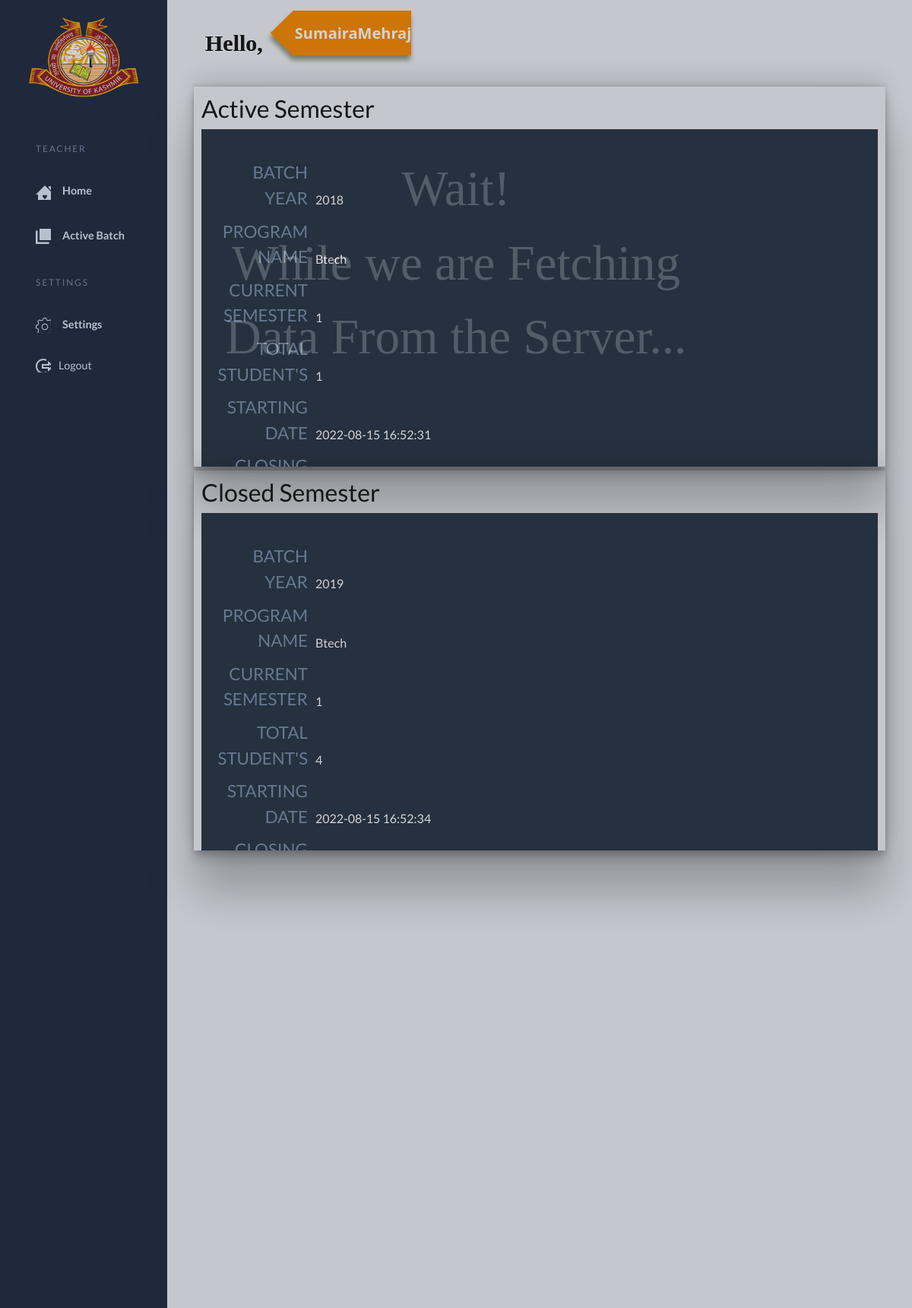
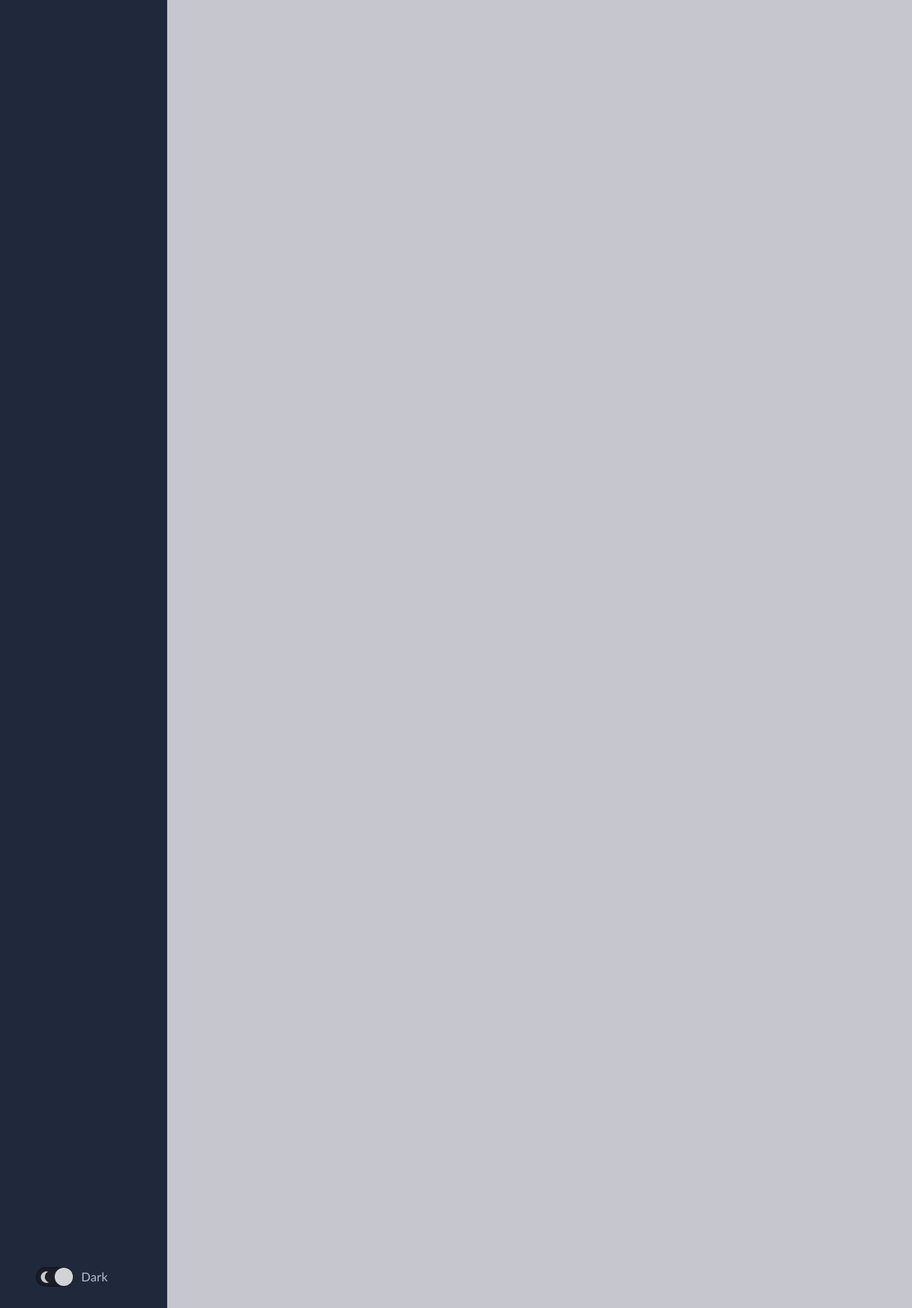
Page /teacher/dashboard.php (signed in) on the committed database (2 pictures, top to bottom).
### tables this page shows
CREATE TABLE `teacher` (
  `teacherid` int(11) NOT NULL,
  `teacherusername` varchar(100) NOT NULL,
  `teacherempid` varchar(100) NOT NULL,
  `teacherphonenumber` varchar(100) NOT NULL,
  `teacherposition` int(100) NOT NULL,
  `teacherpassword` varchar(100) NOT NULL,
  `creationtime` timestamp NOT NULL DEFAULT current_timestamp(),
  `coordinatorid` int(100) NOT NULL,
  `teacherstatus` varchar(100) NOT NULL DEFAULT 'active'
);

CREATE TABLE `batch` (
  `batchid` int(11) NOT NULL,
  `batchyear` int(10) NOT NULL,
  `currentsemester` int(10) NOT NULL DEFAULT 0,
  `creationdate` timestamp NOT NULL DEFAULT current_timestamp() ON UPDATE current_timestamp(),
  `branchid` int(100) NOT NULL,
  `batchstatus` varchar(100) NOT NULL DEFAULT '0'
);

CREATE TABLE `branch` (
  `branchid` int(100) NOT NULL,
  `branchname` varchar(100) NOT NULL,
  `totalsemester` varchar(100) NOT NULL,
  `creationdate` timestamp(6) NOT NULL DEFAULT current_timestamp(6),
  `coordinatorid` bigint(100) NOT NULL
);

CREATE TABLE `semester` (
  `semesterid` int(11) NOT NULL,
  `semesterno` int(100) NOT NULL,
  `batchid` int(11) NOT NULL,
  `opendate` timestamp NOT NULL DEFAULT current_timestamp(),
  `closedate` timestamp NULL DEFAULT NULL,
  `semesterstatus` varchar(100) NOT NULL
);

### teacher/loaddata/loadactivesemester.php (the view, shortened to what this page needs)
<div class="maintable">
    <h2>Active Semester</h2>
    <main>
        <table>
            <tfoot>
                <tr>
                    <th colspan="3"></th>
                </tr>
            </tfoot>
            <tbody>
                <?php
                $sqlnew = $conn->prepare("SELECT * FROM  teacher INNER join coordinator on teacher.coordinatorid = coordinator.coordinatiorid INNER join branch on branch.coordinatorid = coordinator.coordinatiorid INNER join batch on batch.branchid = branch.branchid INNER join semester on batch.batchid = semester.batchid WHERE teacher.teacherid = ?");
                $sqlnew->bindParam(1, $teacherid);
                $sqlnew->execute();
                $resultall = $sqlnew->fetchAll(PDO::FETCH_ASSOC);
                foreach ($resultall as $row) {
                    if ($row["semesterstatus"] == 1) {
                        $batchidcount =  $row['batchid'];
                        $sqlpre = $conn->prepare("SELECT * FROM `student` WHERE `batchid` = ?");
                        $sqlpre->bindParam(1, $batchidcount);
                        $sqlpre->execute();
                        $totalstudent = $sqlpre->rowCount();
                ?>
                <tr>
                    <td data-title="Batch Year"><?php echo $row['batchyear']; ?>
                    </td>
                    <td data-title="Program Name"><?php echo $row['branchname']; ?></td>
                    <td data-title="Current Semester"><?php echo $row['currentsemester']; ?></td>
                    <td data-title="Total Student's"><?php echo $totalstudent; ?> </td>
                    <td data-title="Starting Date"><?php echo $row['opendate']; ?></td>
                    <td data-title="Closing Date"><?php echo $row['closedate']; ?></td>
                </tr>
                <?php
                    }
                }
                ?>
            </tbody>
        </table>
    </main>
</div>
<div class="maintable">
    <h2>Closed Semester</h2>
    <main>
        <table>
            <tfoot>
                <tr>
                    <th colspan="3"></th>
                </tr>
            </tfoot>
            <tbody>
                <?php
                foreach ($resultall as $row) {
                    if ($row["semesterstatus"] == 0) {
                        $batchidcount =  $row['batchid'];
                        $sqlpre = $conn->prepare("SELECT * FROM `student` WHERE `batchid` = ?");
                        $sqlpre->bindParam(1, $batchidcount);
                        $sqlpre->execute();
                        $totalstudent = $sqlpre->rowCount();
                ?>
                <tr>
                    <td data-title="Batch Year"><?php echo $row['batchyear']; ?>
                    </td>
                    <td data-title="Program Name"><?php echo $row['branchname']; ?></td>
                    <td data-title="Current Semester"><?php echo $row['semesterno']; ?></td>
                    <td data-title="Total Student's"><?php echo $totalstudent; ?></td>
                    <td data-title="Starting Date"><?php echo $row['opendate']; ?></td>
                    <td data-title="Closing Date"><?php echo $row['closedate']; ?></td>
                </tr>
                <?php
                    }
                }
                ?>
            </tbody>
        </table>
    </main>
</div>

### teacher/dashboard.php (shortened to what this page needs)
<?php
$teacherid = $_SESSION['teacheruserid'];
require_once("../coordinator/dbcon.php");
?>
<!DOCTYPE html>
<html lang="en">
<head>
    <link href="https://cdn.jsdelivr.net/npm/bootstrap@5.2.0-beta1/dist/css/bootstrap.min.css" rel="stylesheet" />
    <link rel="stylesheet" href="../coordinator/table.css" />
    <link rel="stylesheet" href="../coordinator/dash.css" />
    <link rel="stylesheet" href="../coordinator/mainboard.css" />
</head>
<body>
    <div id="cover"> <span class="glyphicon glyphicon-refresh w3-spin preloader-Icon"></span> Wait!<br>While we are
        Fetching<br>
        Data From the Server...</div>
    <header class="page-header">
        <nav>
            <img src="../image/logo.png" width="50" height="50" alt />
            <ul class="admin-menu">
                <li class="menu-heading">
                    <h3>Teacher</h3>
                </li>
                <li>
                    <a href="#0">
                        <svg>
                            <use xlink:href="#home"></use>
                        </svg>
                        <span class="maindashbutton"> Home</span>
                    </a>
                </li>
                <li>
                    <a href="#0">
                        <svg>
                            <use xlink:href="#pages"></use>
                        </svg>
                        <span id="addbatch" class="menu_button">Active Batch</span>
                    </a>
                </li>
                <li class="menu-heading">
                    <h3>Settings</h3>
                </li>
                <li>
                    <a href="#0">
                        <svg>
                            <use xlink:href="#setting"></use>
                        </svg>
                        <span id="addsetting" class="menu_button">Settings</span>
                    </a>
                </li>
                <li>
                    <a href="logout.php">
                        <svg>
                            <use xlink:href="#logout"></use>
                        </svg>
                        <span id="addsetting">Logout</span>
                    </a>
                </li>
                <li>
                    <div class="switch">
                        <label for="mode">
                            <span></span>
                            <span>Dark</span>
                        </label>
                    </div>
                </li>
            </ul>
        </nav>
    </header>
    <section class="page-content">
        <section class="search-and-user">
            <div class="admin-profile">
                <span class="greeting">Hello,
                </span>
                <span class="tag-wrap">
                    <span class="tag">
                        <?php echo $_SESSION['teacherusername']; ?>
                    </span>
                </span>
            </div>
        </section>
        <section id="maindashboardsection">
            <?php require_once("../teacher/loaddata/loadactivesemester.php"); ?>
        </section>
</body>
</html>

### coordinator/table.css (style rules this page uses)
main { background-color: #2C3845; }
table { display: block; }
tr, td, tbody, tfoot { display: block; }
tr { padding-bottom: 10px; }
td { padding: 10px 10px 0; text-align: center; }
td:before { content: attr(data-title); color: #7a91aa; text-transform: uppercase; font-size: 1.4rem; padding-right: 10px; display: block; }
table { width: 100%; }
th { text-align: left; font-weight: 700; }
tbody td { color: white; }
tfoot th { display: block; padding: 10px; text-align: center; color: #b8c4d2; }
@media (min-width: 900px) { td { text-align: left; } }
@media (min-width: 900px) { td:before { display: inline-block; text-align: right; width: 140px; } }

### coordinator/mainboard.css (style rules this page uses)
.maindashbutton { padding: 5px; margin-bottom: 3px; font-weight: bolder; }
.menu_button { padding: 5px; margin-bottom: 3px; font-weight: bolder; }
#cover { position: fixed; height: 100%; width: 100%; top: 0; left: 0; background: #141526; z-index: 9999; font-size: 65px; text-align: center; padding-top: 200px; color: #fff; font-family: tahoma; }
.greeting { background-color: #565656; font: bold 30px 'Futura'; color: transparent black; text-shadow: 0px 2px 3px rgba(255, 255, 255, 0.8); -webkit-background-clip: text; -moz-background-clip: text; background-clip: text; }
.tag-wrap { filter: drop-shadow(-1px 6px 3px rgba(50, 50, 0, 0.5)); }
.tag { background: #FB8C00; color: white; padding: 1rem 2rem 1rem 2rem; font: bold 20px system-ui; clip-path: polygon(30px 0%, 100% 0%, 100% 100%, 30px 100%, 0 50%); }

### teacher/dashboard.php (style rules this page uses)
.tag-wrap { filter: drop-shadow(-1px 6px 3px rgba(50, 50, 0, 0.5)); }
.tag { background: #FB8C00; color: white; padding: 1rem 2rem 1rem 2rem; font: bold 20px system-ui; clip-path: polygon(30px 0%, 100% 0%, 100% 100%, 30px 100%, 0 50%); }

### teacher/loaddata/loadactivesemester.php (style rules this page uses)
.maintable { max-height: 500px; overflow-y: scroll; padding: 10px; margin: 5px; box-shadow: rgb(0 0 0 / 25%) 0px 54px 55px, rgb(0 0 0 / 12%) 0px -12px 30px, rgb(0 0 0 / 12%) 0px 4px 6px, rgb(0 0 0 / 17%) 0px 12px 13px, rgb(0 0 0 / 9%) 0px -3px 5px; }

### rows in the picture
teacher: batch.batchyear "2018", branch.branchname "Btech", batch.currentsemester "1", totalstudent "1", semester.opendate "2022-08-15 16:52:31", batch.batchyear "2019", semester.semesterno "1", totalstudent "4", semester.opendate "2022-08-15 16:52:34"

### other values in the picture
$_SESSION['teacherusername'] "SumairaMehraj"
